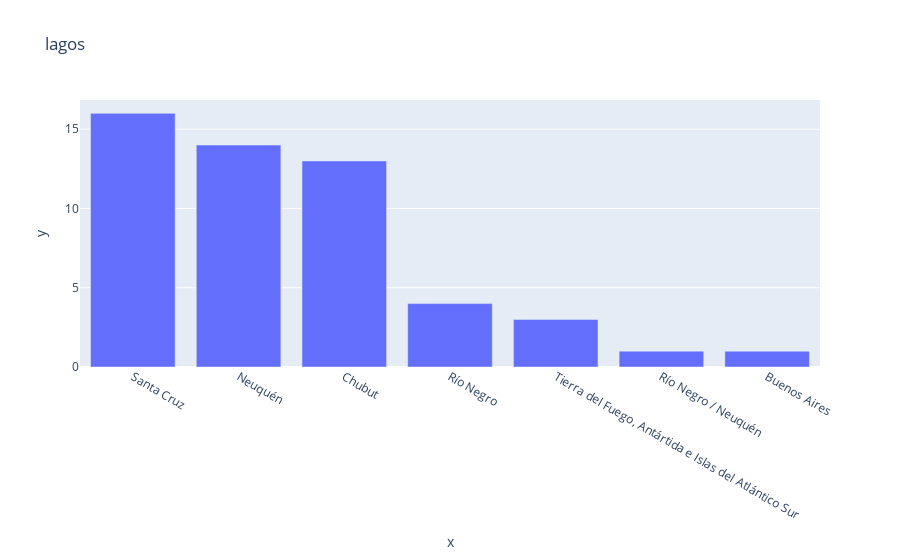

Notebook cell for this chart:
### Markdown cell above
## Gráfico de barra sobre la cantidad de lagos provincia

### Code cell
cantidad_lagos = lagos ["Ubicación"].value_counts()
fig = px.bar( x = cantidad_lagos.index, y = cantidad_lagos.values, title = "lagos")
fig.show()

### Figure 1 — Plotly figure (JSON) as saved in the notebook; plotly's stock layout.template omitted (floating-point values rounded to 4 significant figures)
{"data": [{"hovertemplate": "x=%{x}<br>y=%{y}<extra></extra>", "legendgroup": "", "marker": {"color": "#636efa", "pattern": {"shape": ""}}, "name": "", "orientation": "v", "showlegend": false, "textposition": "auto", "type": "bar", "x": ["Santa Cruz", "Neuquén", "Chubut", "Río Negro", "Tierra del Fuego, Antártida e Islas del Atlántico Sur", "Río Negro / Neuquén", "Buenos Aires"], "xaxis": "x", "y": [16, 14, 13, 4, 3, 1, 1], "yaxis": "y"}], "layout": {"barmode": "relative", "legend": {"tracegroupgap": 0}, "title": {"text": "lagos"}, "xaxis": {"anchor": "y", "domain": [0, 1], "title": {"text": "x"}}, "yaxis": {"anchor": "x", "domain": [0, 1], "title": {"text": "y"}}}}
